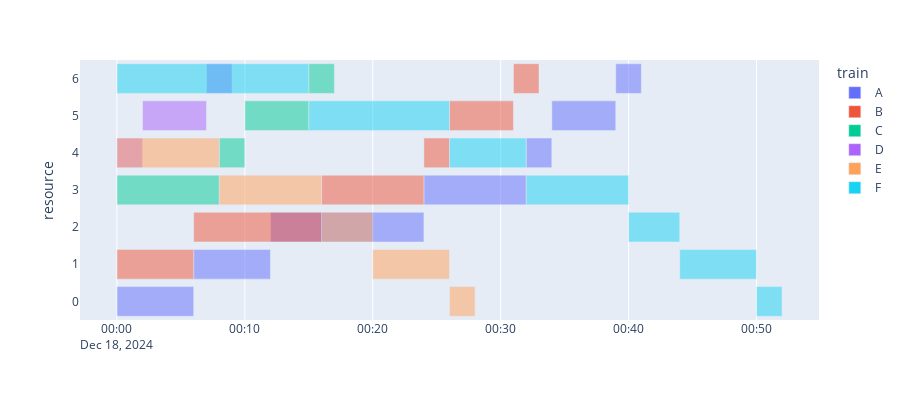

Write notebook code for a chart like this one.
### Markdown cell above
Finally, we can visualize the occupancy of each resource in the form of a Gantt chart. Rows represent resources and the horizontal axis represents time. When two bars for different trains overlap, they occupy the same resource (partially) at the same time.

### Code cell
t = dt.datetime.combine(dt.date.today(), dt.time())
df_timeline =  pd.DataFrame.from_records([{ 'train':train, 'resource':resource, 'start':t+dt.timedelta(minutes=start), 'end':t+dt.timedelta(minutes=end) } for (train, resource), (start, end, next) in intervals.items()])
fig = px.timeline(df_timeline, x_start='start', x_end='end', y='resource', color='train', height=400, opacity=0.5)
fig.update_yaxes(type='category', showticklabels=True, categoryorder='array', categoryarray=sorted(int(x) for x in resources))
fig.show()

### Figure 1 — Plotly figure (JSON) as saved in the notebook; plotly's stock layout.template omitted (floating-point values rounded to 4 significant figures)
{"data": [{"alignmentgroup": "True", "base": ["2024-12-18T00:00:00", "2024-12-18T00:06:00", "2024-12-18T00:12:00", "2024-12-18T00:24:00", "2024-12-18T00:32:00", "2024-12-18T00:34:00", "2024-12-18T00:39:00"], "hovertemplate": "train=A<br>start=%{base}<br>end=%{x}<br>resource=%{y}<extra></extra>", "legendgroup": "A", "marker": {"color": "#636efa", "opacity": 0.5, "pattern": {"shape": ""}}, "name": "A", "offsetgroup": "A", "orientation": "h", "showlegend": true, "textposition": "auto", "type": "bar", "x": [360000, 360000, 720000, 480000, 120000, 300000, 120000], "xaxis": "x", "y": [0, 1, 2, 3, 4, 5, 6], "yaxis": "y"}, {"alignmentgroup": "True", "base": ["2024-12-18T00:00:00", "2024-12-18T00:06:00", "2024-12-18T00:16:00", "2024-12-18T00:24:00", "2024-12-18T00:26:00", "2024-12-18T00:31:00"], "hovertemplate": "train=B<br>start=%{base}<br>end=%{x}<br>resource=%{y}<extra></extra>", "legendgroup": "B", "marker": {"color": "#EF553B", "opacity": 0.5, "pattern": {"shape": ""}}, "name": "B", "offsetgroup": "B", "orientation": "h", "showlegend": true, "textposition": "auto", "type": "bar", "x": [360000, 600000, 480000, 120000, 300000, 120000], "xaxis": "x", "y": [1, 2, 3, 4, 5, 6], "yaxis": "y"}, {"alignmentgroup": "True", "base": ["2024-12-18T00:00:00", "2024-12-18T00:08:00", "2024-12-18T00:10:00", "2024-12-18T00:15:00"], "hovertemplate": "train=C<br>start=%{base}<br>end=%{x}<br>resource=%{y}<extra></extra>", "legendgroup": "C", "marker": {"color": "#00cc96", "opacity": 0.5, "pattern": {"shape": ""}}, "name": "C", "offsetgroup": "C", "orientation": "h", "showlegend": true, "textposition": "auto", "type": "bar", "x": [480000, 120000, 300000, 120000], "xaxis": "x", "y": [3, 4, 5, 6], "yaxis": "y"}, {"alignmentgroup": "True", "base": ["2024-12-18T00:00:00", "2024-12-18T00:02:00", "2024-12-18T00:07:00"], "hovertemplate": "train=D<br>start=%{base}<br>end=%{x}<br>resource=%{y}<extra></extra>", "legendgroup": "D", "marker": {"color": "#ab63fa", "opacity": 0.5, "pattern": {"shape": ""}}, "name": "D", "offsetgroup": "D", "orientation": "h", "showlegend": true, "textposition": "auto", "type": "bar", "x": [120000, 300000, 120000], "xaxis": "x", "y": [4, 5, 6], "yaxis": "y"}, {"alignmentgroup": "True", "base": ["2024-12-18T00:00:00", "2024-12-18T00:08:00", "2024-12-18T00:16:00", "2024-12-18T00:20:00", "2024-12-18T00:26:00"], "hovertemplate": "train=E<br>start=%{base}<br>end=%{x}<br>resource=%{y}<extra></extra>", "legendgroup": "E", "marker": {"color": "#FFA15A", "opacity": 0.5, "pattern": {"shape": ""}}, "name": "E", "offsetgroup": "E", "orientation": "h", "showlegend": true, "textposition": "auto", "type": "bar", "x": [480000, 480000, 240000, 360000, 120000], "xaxis": "x", "y": [4, 3, 2, 1, 0], "yaxis": "y"}, {"alignmentgroup": "True", "base": ["2024-12-18T00:00:00", "2024-12-18T00:15:00", "2024-12-18T00:26:00", "2024-12-18T00:32:00", "2024-12-18T00:40:00", "2024-12-18T00:44:00", "2024-12-18T00:50:00"], "hovertemplate": "train=F<br>start=%{base}<br>end=%{x}<br>resource=%{y}<extra></extra>", "legendgroup": "F", "marker": {"color": "#19d3f3", "opacity": 0.5, "pattern": {"shape": ""}}, "name": "F", "offsetgroup": "F", "orientation": "h", "showlegend": true, "textposition": "auto", "type": "bar", "x": [900000, 660000, 360000, 480000, 240000, 360000, 120000], "xaxis": "x", "y": [6, 5, 4, 3, 2, 1, 0], "yaxis": "y"}], "layout": {"barmode": "overlay", "height": 400, "legend": {"title": {"text": "train"}, "tracegroupgap": 0}, "margin": {"t": 60}, "xaxis": {"anchor": "y", "domain": [0, 1], "type": "date"}, "yaxis": {"anchor": "x", "categoryarray": [0, 1, 2, 3, 4, 5, 6], "categoryorder": "array", "domain": [0, 1], "showticklabels": true, "title": {"text": "resource"}, "type": "category"}}}
